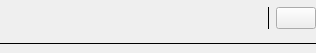
<?xml version="1.0" encoding="UTF-8"?>
<ui version="4.0">
 <class>AudioFileWidget</class>
 <widget class="QWidget" name="AudioFileWidget">
  <property name="geometry">
   <rect>
    <x>0</x>
    <y>0</y>
    <width>316</width>
    <height>53</height>
   </rect>
  </property>
  <property name="sizePolicy">
   <sizepolicy hsizetype="Preferred" vsizetype="Fixed">
    <horstretch>0</horstretch>
    <verstretch>0</verstretch>
   </sizepolicy>
  </property>
  <property name="windowTitle">
   <string>Form</string>
  </property>
  <layout class="QVBoxLayout" name="verticalLayout_2">
   <property name="leftMargin">
    <number>0</number>
   </property>
   <property name="topMargin">
    <number>0</number>
   </property>
   <property name="rightMargin">
    <number>0</number>
   </property>
   <property name="bottomMargin">
    <number>0</number>
   </property>
   <item>
    <layout class="QHBoxLayout" name="horizontalLayout">
     <item>
      <widget class="QLabel" name="nameLabel">
       <property name="sizePolicy">
        <sizepolicy hsizetype="Expanding" vsizetype="Fixed">
         <horstretch>0</horstretch>
         <verstretch>0</verstretch>
        </sizepolicy>
       </property>
       <property name="text">
        <string/>
       </property>
      </widget>
     </item>
     <item>
      <spacer name="horizontalSpacer">
       <property name="orientation">
        <enum>Qt::Horizontal</enum>
       </property>
       <property name="sizeType">
        <enum>QSizePolicy::Preferred</enum>
       </property>
       <property name="sizeHint" stdset="0">
        <size>
         <width>40</width>
         <height>20</height>
        </size>
       </property>
      </spacer>
     </item>
     <item>
      <widget class="QLabel" name="timeLabel">
       <property name="sizePolicy">
        <sizepolicy hsizetype="Preferred" vsizetype="Fixed">
         <horstretch>0</horstretch>
         <verstretch>0</verstretch>
        </sizepolicy>
       </property>
       <property name="text">
        <string/>
       </property>
      </widget>
     </item>
     <item>
      <widget class="Line" name="line">
       <property name="frameShadow">
        <enum>QFrame::Plain</enum>
       </property>
       <property name="orientation">
        <enum>Qt::Vertical</enum>
       </property>
      </widget>
     </item>
     <item>
      <widget class="QPushButton" name="addBtn">
       <property name="sizePolicy">
        <sizepolicy hsizetype="Fixed" vsizetype="Fixed">
         <horstretch>0</horstretch>
         <verstretch>0</verstretch>
        </sizepolicy>
       </property>
       <property name="text">
        <string/>
       </property>
       <property name="icon">
        <iconset resource="../../../eink.qrc">
         <normaloff>:/resources/plus.png</normaloff>:/resources/plus.png</iconset>
       </property>
      </widget>
     </item>
    </layout>
   </item>
   <item>
    <widget class="Line" name="line_2">
     <property name="frameShadow">
      <enum>QFrame::Plain</enum>
     </property>
     <property name="orientation">
      <enum>Qt::Horizontal</enum>
     </property>
    </widget>
   </item>
  </layout>
 </widget>
 <resources>
  <include location="../../../eink.qrc"/>
 </resources>
 <connections/>
</ui>
